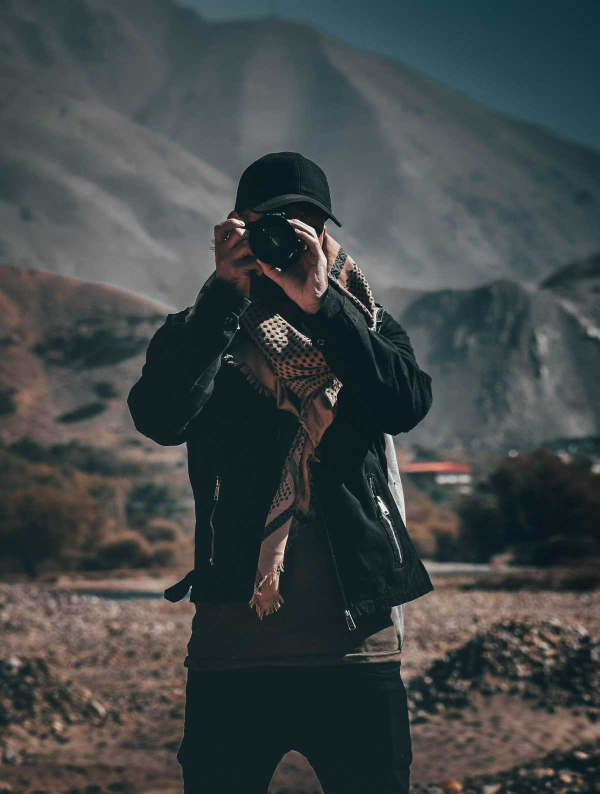
#> input picture wk2/img.png, 1200 x 1588 px (shown at 1/2 size)
$ python main.py
#> lines starting #> are read from the running program, lines starting #| are printed output that depends on the picture
import os
import cv2

dirpath = os.path.dirname(os.path.abspath(__file__))
filepath = os.path.join(dirpath, "img.png")

img = cv2.imread(filepath)
#> img is the input picture: shape (1588, 1200, 3); mean B, G, R 71.8, 71.1, 65.1
if img is None:
    exit()

img_zerog = img.copy()
img_zerog[:, :, 1] = 0
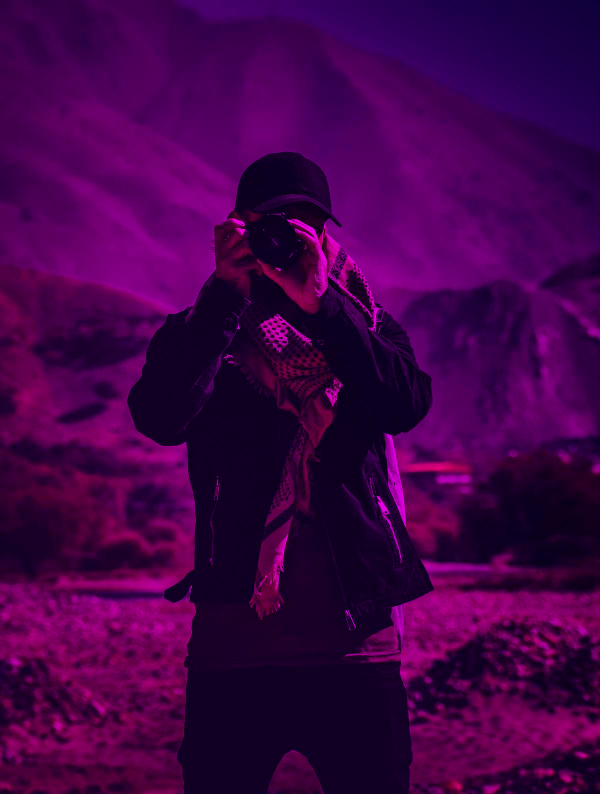
#> img_zerog: shape (1588, 1200, 3) (shown at 1/2 size); mean B, G, R 71.8, 0, 65.1
cv2.imwrite(os.path.join(dirpath, "img_zerog.png"), img_zerog)

img_stretch = cv2.resize(img, (int(img.shape[1] * 2), int(img.shape[0] * 1)))
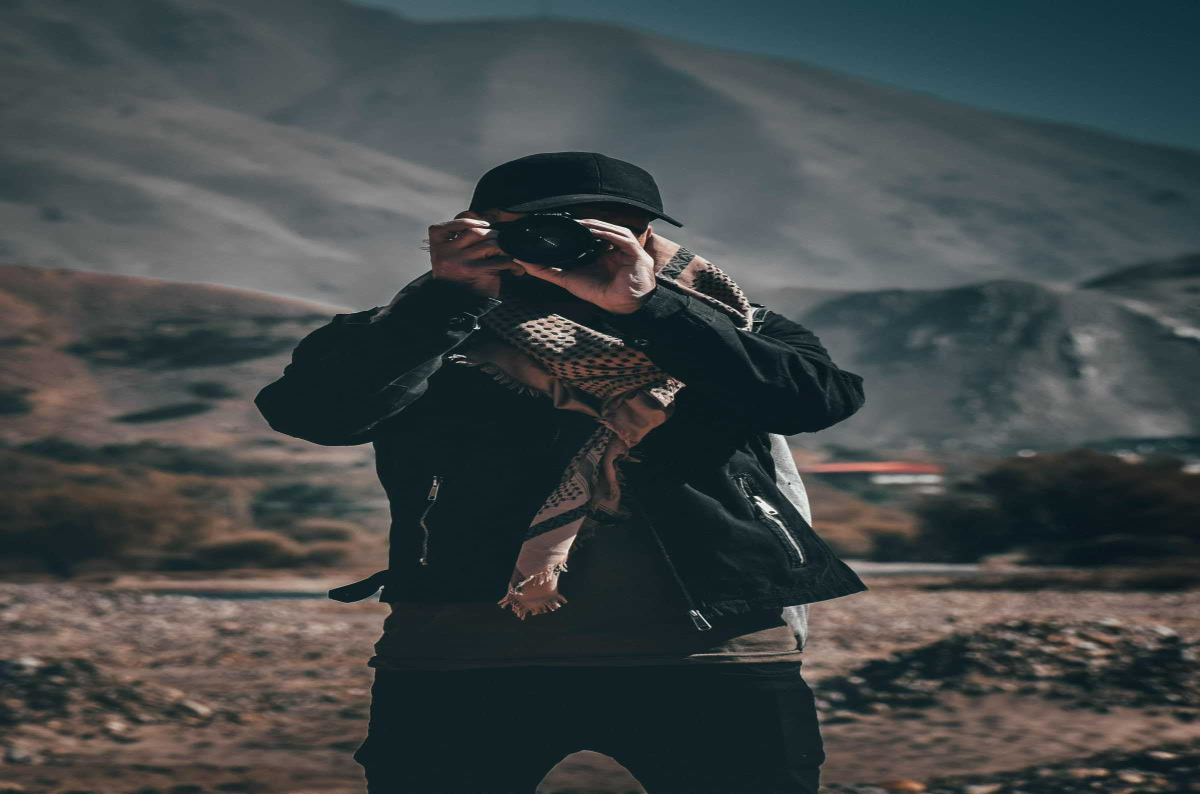
#> img_stretch: shape (1588, 2400, 3) (shown at 1/2 size); mean B, G, R 71.8, 71.1, 65.2
cv2.imwrite(os.path.join(dirpath, "img_stretch.png"), img_stretch)

img_shuffle = img.copy()
img_r = img_shuffle[:, :, 2].copy()
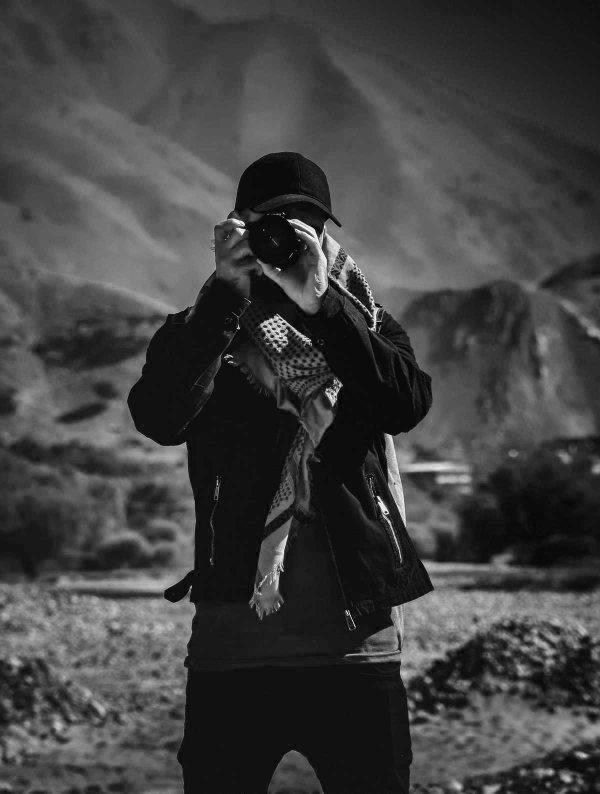
#> img_r: shape (1588, 1200) (shown at 1/2 size); min 0, max 255, mean 65.1
img_g = img_shuffle[:, :, 1].copy()
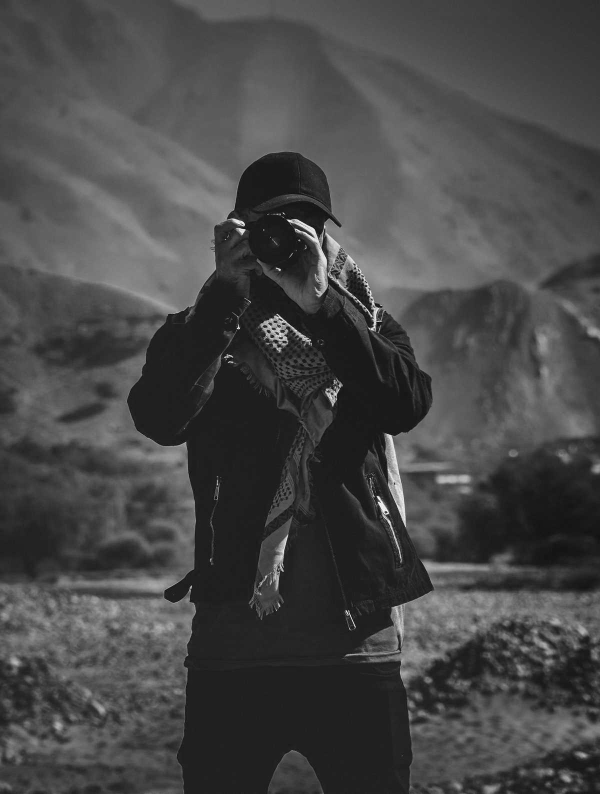
#> img_g: shape (1588, 1200) (shown at 1/2 size); min 0, max 255, mean 71.1
img_b = img_shuffle[:, :, 0].copy()
img_shuffle[:, :, 0] = img_r
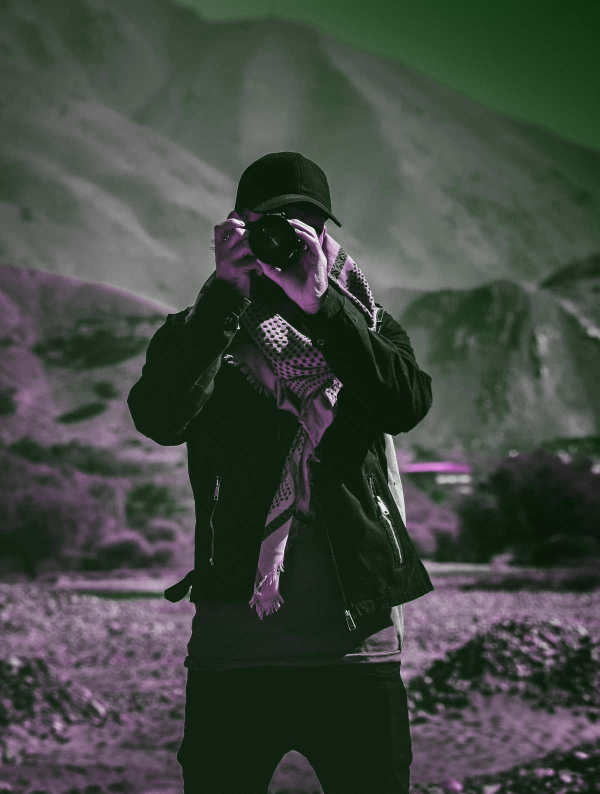
#> img_shuffle: shape (1588, 1200, 3) (shown at 1/2 size); mean B, G, R 65.1, 71.1, 65.1
img_shuffle[:, :, 2] = img_b
img_shuffle[:, :, 1] = img_g
cv2.imwrite(os.path.join(dirpath, "img_shuffle.png"), img_shuffle)
